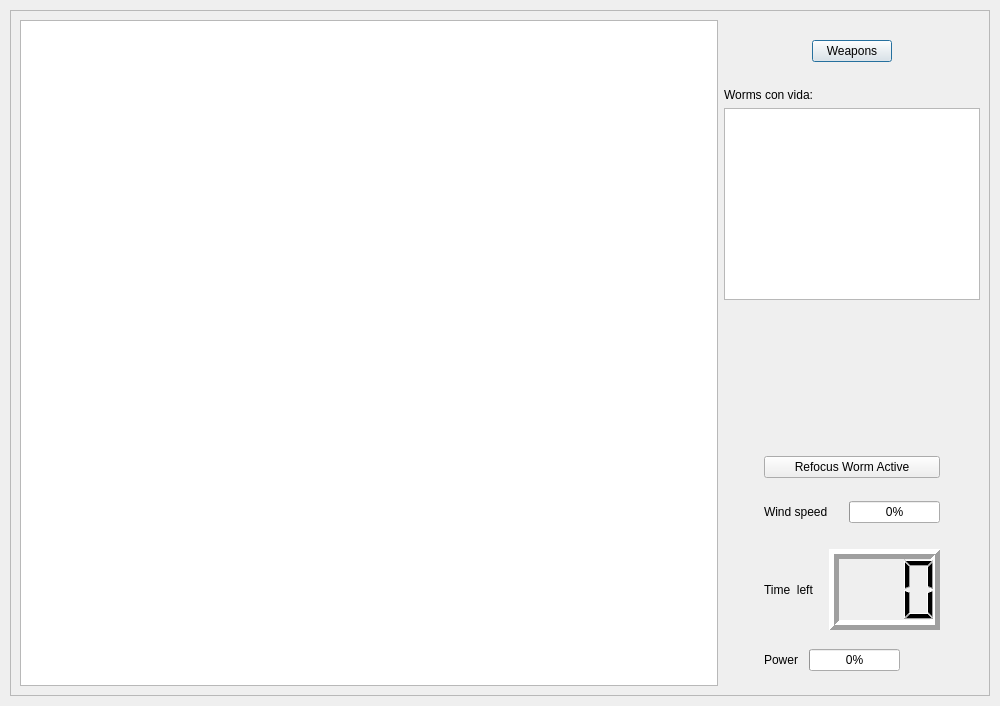
<?xml version="1.0" encoding="UTF-8"?>
<ui version="4.0">
 <class>GameWindow</class>
 <widget class="QDialog" name="GameWindow">
  <property name="geometry">
   <rect>
    <x>0</x>
    <y>0</y>
    <width>1000</width>
    <height>706</height>
   </rect>
  </property>
  <property name="minimumSize">
   <size>
    <width>0</width>
    <height>0</height>
   </size>
  </property>
  <property name="windowTitle">
   <string>Dialog</string>
  </property>
  <layout class="QGridLayout" name="gridLayout">
   <property name="leftMargin">
    <number>10</number>
   </property>
   <property name="topMargin">
    <number>10</number>
   </property>
   <property name="rightMargin">
    <number>10</number>
   </property>
   <property name="bottomMargin">
    <number>10</number>
   </property>
   <property name="spacing">
    <number>5</number>
   </property>
   <item row="0" column="0">
    <widget class="QScrollArea" name="scrollArea">
     <property name="widgetResizable">
      <bool>true</bool>
     </property>
     <widget class="QWidget" name="scrollAreaWidgetContents">
      <property name="geometry">
       <rect>
        <x>0</x>
        <y>0</y>
        <width>978</width>
        <height>684</height>
       </rect>
      </property>
      <layout class="QGridLayout" name="gridLayout_2">
       <item row="0" column="0">
        <layout class="QHBoxLayout" name="horizontalLayout_6">
         <item>
          <widget class="Camera" name="graphicsView"/>
         </item>
         <item>
          <layout class="QVBoxLayout" name="verticalLayout">
           <item>
            <spacer name="verticalSpacer">
             <property name="orientation">
              <enum>Qt::Vertical</enum>
             </property>
             <property name="sizeType">
              <enum>QSizePolicy::Fixed</enum>
             </property>
             <property name="sizeHint" stdset="0">
              <size>
               <width>20</width>
               <height>20</height>
              </size>
             </property>
            </spacer>
           </item>
           <item>
            <layout class="QHBoxLayout" name="horizontalLayout_2">
             <item>
              <spacer name="horizontalSpacer">
               <property name="orientation">
                <enum>Qt::Horizontal</enum>
               </property>
               <property name="sizeType">
                <enum>QSizePolicy::Fixed</enum>
               </property>
               <property name="sizeHint" stdset="0">
                <size>
                 <width>40</width>
                 <height>20</height>
                </size>
               </property>
              </spacer>
             </item>
             <item>
              <widget class="QPushButton" name="pushButton">
               <property name="sizePolicy">
                <sizepolicy hsizetype="Fixed" vsizetype="Fixed">
                 <horstretch>0</horstretch>
                 <verstretch>0</verstretch>
                </sizepolicy>
               </property>
               <property name="text">
                <string>Weapons</string>
               </property>
              </widget>
             </item>
             <item>
              <spacer name="horizontalSpacer_2">
               <property name="orientation">
                <enum>Qt::Horizontal</enum>
               </property>
               <property name="sizeType">
                <enum>QSizePolicy::Fixed</enum>
               </property>
               <property name="sizeHint" stdset="0">
                <size>
                 <width>40</width>
                 <height>20</height>
                </size>
               </property>
              </spacer>
             </item>
            </layout>
           </item>
           <item>
            <spacer name="verticalSpacer_2">
             <property name="orientation">
              <enum>Qt::Vertical</enum>
             </property>
             <property name="sizeType">
              <enum>QSizePolicy::Fixed</enum>
             </property>
             <property name="sizeHint" stdset="0">
              <size>
               <width>20</width>
               <height>20</height>
              </size>
             </property>
            </spacer>
           </item>
           <item>
            <widget class="QLabel" name="label">
             <property name="text">
              <string>Worms con vida:</string>
             </property>
            </widget>
           </item>
           <item>
            <widget class="QTextBrowser" name="textBrowser">
             <property name="sizePolicy">
              <sizepolicy hsizetype="Fixed" vsizetype="Expanding">
               <horstretch>0</horstretch>
               <verstretch>0</verstretch>
              </sizepolicy>
             </property>
            </widget>
           </item>
           <item>
            <spacer name="verticalSpacer_3">
             <property name="orientation">
              <enum>Qt::Vertical</enum>
             </property>
             <property name="sizeHint" stdset="0">
              <size>
               <width>38</width>
               <height>13</height>
              </size>
             </property>
            </spacer>
           </item>
           <item>
            <layout class="QHBoxLayout" name="horizontalLayout_5">
             <item>
              <spacer name="horizontalSpacer_9">
               <property name="orientation">
                <enum>Qt::Horizontal</enum>
               </property>
               <property name="sizeType">
                <enum>QSizePolicy::Fixed</enum>
               </property>
               <property name="sizeHint" stdset="0">
                <size>
                 <width>40</width>
                 <height>20</height>
                </size>
               </property>
              </spacer>
             </item>
             <item>
              <widget class="QPushButton" name="refocus">
               <property name="text">
                <string>Refocus Worm Active</string>
               </property>
              </widget>
             </item>
             <item>
              <spacer name="horizontalSpacer_10">
               <property name="orientation">
                <enum>Qt::Horizontal</enum>
               </property>
               <property name="sizeType">
                <enum>QSizePolicy::Fixed</enum>
               </property>
               <property name="sizeHint" stdset="0">
                <size>
                 <width>40</width>
                 <height>20</height>
                </size>
               </property>
              </spacer>
             </item>
            </layout>
           </item>
           <item>
            <spacer name="verticalSpacer_7">
             <property name="orientation">
              <enum>Qt::Vertical</enum>
             </property>
             <property name="sizeType">
              <enum>QSizePolicy::Fixed</enum>
             </property>
             <property name="sizeHint" stdset="0">
              <size>
               <width>28</width>
               <height>17</height>
              </size>
             </property>
            </spacer>
           </item>
           <item>
            <layout class="QHBoxLayout" name="horizontalLayout_4">
             <item>
              <spacer name="horizontalSpacer_7">
               <property name="orientation">
                <enum>Qt::Horizontal</enum>
               </property>
               <property name="sizeType">
                <enum>QSizePolicy::Fixed</enum>
               </property>
               <property name="sizeHint" stdset="0">
                <size>
                 <width>40</width>
                 <height>20</height>
                </size>
               </property>
              </spacer>
             </item>
             <item>
              <widget class="QLabel" name="label_4">
               <property name="text">
                <string>Wind speed</string>
               </property>
              </widget>
             </item>
             <item>
              <widget class="QProgressBar" name="windBar">
               <property name="sizePolicy">
                <sizepolicy hsizetype="Fixed" vsizetype="Fixed">
                 <horstretch>0</horstretch>
                 <verstretch>0</verstretch>
                </sizepolicy>
               </property>
               <property name="value">
                <number>0</number>
               </property>
              </widget>
             </item>
             <item>
              <spacer name="horizontalSpacer_8">
               <property name="orientation">
                <enum>Qt::Horizontal</enum>
               </property>
               <property name="sizeType">
                <enum>QSizePolicy::Fixed</enum>
               </property>
               <property name="sizeHint" stdset="0">
                <size>
                 <width>40</width>
                 <height>20</height>
                </size>
               </property>
              </spacer>
             </item>
            </layout>
           </item>
           <item>
            <spacer name="verticalSpacer_5">
             <property name="orientation">
              <enum>Qt::Vertical</enum>
             </property>
             <property name="sizeType">
              <enum>QSizePolicy::Fixed</enum>
             </property>
             <property name="sizeHint" stdset="0">
              <size>
               <width>20</width>
               <height>20</height>
              </size>
             </property>
            </spacer>
           </item>
           <item>
            <layout class="QHBoxLayout" name="horizontalLayout_3">
             <item>
              <spacer name="horizontalSpacer_5">
               <property name="orientation">
                <enum>Qt::Horizontal</enum>
               </property>
               <property name="sizeType">
                <enum>QSizePolicy::Fixed</enum>
               </property>
               <property name="sizeHint" stdset="0">
                <size>
                 <width>40</width>
                 <height>20</height>
                </size>
               </property>
              </spacer>
             </item>
             <item>
              <widget class="QLabel" name="label_3">
               <property name="text">
                <string>Time  left</string>
               </property>
              </widget>
             </item>
             <item>
              <widget class="QLCDNumber" name="lcdNumber">
               <property name="sizePolicy">
                <sizepolicy hsizetype="Maximum" vsizetype="Maximum">
                 <horstretch>0</horstretch>
                 <verstretch>0</verstretch>
                </sizepolicy>
               </property>
               <property name="minimumSize">
                <size>
                 <width>111</width>
                 <height>81</height>
                </size>
               </property>
               <property name="font">
                <font>
                 <weight>75</weight>
                 <bold>true</bold>
                </font>
               </property>
               <property name="frameShape">
                <enum>QFrame::Box</enum>
               </property>
               <property name="frameShadow">
                <enum>QFrame::Raised</enum>
               </property>
               <property name="lineWidth">
                <number>5</number>
               </property>
               <property name="smallDecimalPoint">
                <bool>false</bool>
               </property>
               <property name="digitCount">
                <number>3</number>
               </property>
               <property name="segmentStyle">
                <enum>QLCDNumber::Filled</enum>
               </property>
              </widget>
             </item>
             <item>
              <spacer name="horizontalSpacer_6">
               <property name="orientation">
                <enum>Qt::Horizontal</enum>
               </property>
               <property name="sizeType">
                <enum>QSizePolicy::Fixed</enum>
               </property>
               <property name="sizeHint" stdset="0">
                <size>
                 <width>40</width>
                 <height>20</height>
                </size>
               </property>
              </spacer>
             </item>
            </layout>
           </item>
           <item>
            <spacer name="verticalSpacer_6">
             <property name="orientation">
              <enum>Qt::Vertical</enum>
             </property>
             <property name="sizeType">
              <enum>QSizePolicy::Fixed</enum>
             </property>
             <property name="sizeHint" stdset="0">
              <size>
               <width>28</width>
               <height>13</height>
              </size>
             </property>
            </spacer>
           </item>
           <item>
            <layout class="QHBoxLayout" name="horizontalLayout">
             <item>
              <spacer name="horizontalSpacer_3">
               <property name="orientation">
                <enum>Qt::Horizontal</enum>
               </property>
               <property name="sizeType">
                <enum>QSizePolicy::Fixed</enum>
               </property>
               <property name="sizeHint" stdset="0">
                <size>
                 <width>40</width>
                 <height>20</height>
                </size>
               </property>
              </spacer>
             </item>
             <item>
              <widget class="QLabel" name="label_2">
               <property name="text">
                <string>Power</string>
               </property>
              </widget>
             </item>
             <item>
              <widget class="QProgressBar" name="powerBar">
               <property name="sizePolicy">
                <sizepolicy hsizetype="Fixed" vsizetype="Fixed">
                 <horstretch>0</horstretch>
                 <verstretch>0</verstretch>
                </sizepolicy>
               </property>
               <property name="value">
                <number>0</number>
               </property>
              </widget>
             </item>
             <item>
              <spacer name="horizontalSpacer_4">
               <property name="orientation">
                <enum>Qt::Horizontal</enum>
               </property>
               <property name="sizeType">
                <enum>QSizePolicy::Fixed</enum>
               </property>
               <property name="sizeHint" stdset="0">
                <size>
                 <width>80</width>
                 <height>20</height>
                </size>
               </property>
              </spacer>
             </item>
            </layout>
           </item>
           <item>
            <spacer name="verticalSpacer_4">
             <property name="orientation">
              <enum>Qt::Vertical</enum>
             </property>
             <property name="sizeType">
              <enum>QSizePolicy::Fixed</enum>
             </property>
             <property name="sizeHint" stdset="0">
              <size>
               <width>20</width>
               <height>15</height>
              </size>
             </property>
            </spacer>
           </item>
          </layout>
         </item>
        </layout>
       </item>
      </layout>
     </widget>
    </widget>
   </item>
  </layout>
 </widget>
 <customwidgets>
  <customwidget>
   <class>Camera</class>
   <extends>QGraphicsView</extends>
   <header location="global">camera.h</header>
  </customwidget>
 </customwidgets>
 <resources/>
 <connections/>
</ui>
